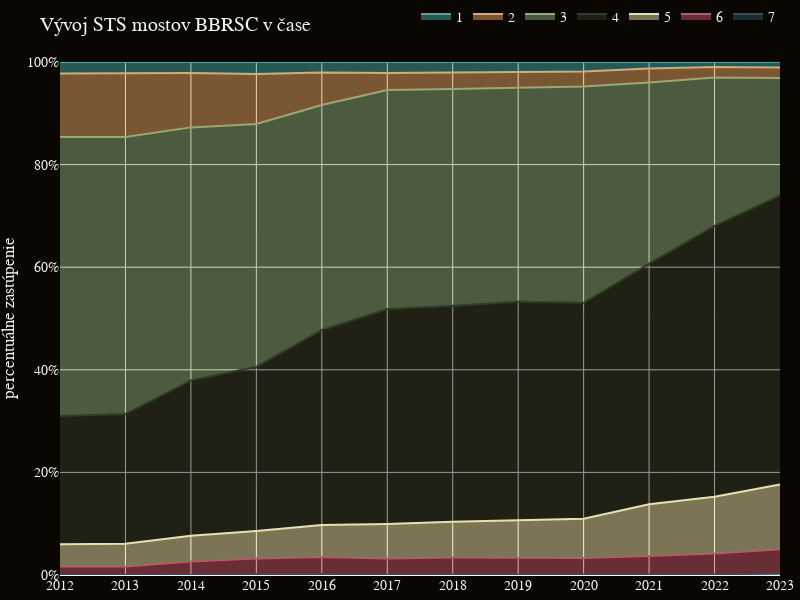

Write notebook code for a chart like this one.
### Code cell
import plotly.graph_objects as go

# Define the color palette
color_palette = ['#46a7a2', '#e7a564',
                 '#8bae7c', '#353a29', '#eae1a9',
                 '#c25469', '#2d505d'
                 ]

# Transpose the DataFrame for plotting: years as columns, conditions as rows
data_for_plotting = relative_condition_counts.set_index(
    'Condition').T.reset_index()
data_for_plotting.rename(columns={'index': 'Year'}, inplace=True)

# Update year labels
years = ['{}'.format(year) for year in range(2012, 2024)]
data_for_plotting['Year'] = years

# Create a figure
fig = go.Figure()

# Add a trace for each condition in reverse order
for i, condition in reversed(list(enumerate(relative_condition_counts['Condition'].unique()))):
    fig.add_trace(go.Scatter(
        x=data_for_plotting['Year'],
        y=data_for_plotting[condition],
        mode='lines',
        stackgroup='one',  # This option stacks the areas
        name=str(condition),  # Label for the legend
        # Apply color from the palette
        line=dict(color=color_palette[i % len(color_palette)])
    ))
fig_width = 800
# Update the layout
fig.update_layout(
    title='Vývoj STS mostov BBRSC v čase',
    # xaxis_title='rok',
    yaxis_title='percentuálne zastúpenie',
    yaxis=dict(ticksuffix="%", range=[0, 100]
               ),  # Set y-axis range from 0 to 100%
    # Set font family to Montserrat
    font=dict(family="Montserrat, sans-serif", size=14, color="#F2F5EA"),
    legend=dict(
        orientation="h",  # Horizontal legend orientation
        yanchor="top",  # Anchor legend to the top
        y=1.120,  # Position the legend slightly above the plot
        xanchor="right",  # Anchor legend to the right
        x=1  # Align legend to the right
    ),
    # Set x-axis tick values and labels
    xaxis=dict(
        tickvals=[str(year) for year in range(2012, 2024)],
        ticktext=['2012', '2013', '2014', '2015', '2016', '2017',
                  '2018', '2019', '2020', '2021', '2022', '2023']
    ),
    plot_bgcolor='#0c0803',  # Set dark background color for plot area
    paper_bgcolor='#0A0702',  # Set dark background color for paper area
    margin=dict(l=0, r=20, t=50, b=25),  # Adjust margins for tight layout
    width=fig_width,  # Set figure width
    height=(fig_width/8)*6  # Set figure height
)

# Show the figure
fig.show()

### Figure 1 — Plotly figure (JSON) as saved in the notebook; plotly's stock layout.template omitted (floating-point values rounded to 4 significant figures)
{"data": [{"line": {"color": "#2d505d"}, "mode": "lines", "name": "7", "stackgroup": "one", "type": "scatter", "x": ["2012", "2013", "2014", "2015", "2016", "2017", "2018", "2019", "2020", "2021", "2022", "2023"], "y": [0, 0, 0, 0.1951, 0.1946, 0, 0, 0, 0, 0, 0.09709, 0.291]}, {"line": {"color": "#c25469"}, "mode": "lines", "name": "6", "stackgroup": "one", "type": "scatter", "x": ["2012", "2013", "2014", "2015", "2016", "2017", "2018", "2019", "2020", "2021", "2022", "2023"], "y": [1.668, 1.668, 2.647, 3.024, 3.307, 3.21, 3.401, 3.401, 3.304, 3.689, 4.078, 4.753]}, {"line": {"color": "#eae1a9"}, "mode": "lines", "name": "5", "stackgroup": "one", "type": "scatter", "x": ["2012", "2013", "2014", "2015", "2016", "2017", "2018", "2019", "2020", "2021", "2022", "2023"], "y": [4.318, 4.416, 5, 5.366, 6.226, 6.712, 6.997, 7.289, 7.677, 10.1, 11.07, 12.61]}, {"line": {"color": "#353a29"}, "mode": "lines", "name": "4", "stackgroup": "one", "type": "scatter", "x": ["2012", "2013", "2014", "2015", "2016", "2017", "2018", "2019", "2020", "2021", "2022", "2023"], "y": [25.02, 25.32, 30.29, 32, 38.04, 41.93, 42.08, 42.57, 42.08, 46.89, 52.82, 56.35]}, {"line": {"color": "#8bae7c"}, "mode": "lines", "name": "3", "stackgroup": "one", "type": "scatter", "x": ["2012", "2013", "2014", "2015", "2016", "2017", "2018", "2019", "2020", "2021", "2022", "2023"], "y": [54.37, 53.97, 49.31, 47.32, 43.87, 42.7, 42.27, 41.79, 42.18, 35.34, 28.93, 22.89]}, {"line": {"color": "#e7a564"}, "mode": "lines", "name": "2", "stackgroup": "one", "type": "scatter", "x": ["2012", "2013", "2014", "2015", "2016", "2017", "2018", "2019", "2020", "2021", "2022", "2023"], "y": [12.37, 12.37, 10.59, 9.756, 6.323, 3.307, 3.207, 2.915, 2.915, 2.718, 2.039, 2.037]}, {"line": {"color": "#46a7a2"}, "mode": "lines", "name": "1", "stackgroup": "one", "type": "scatter", "x": ["2012", "2013", "2014", "2015", "2016", "2017", "2018", "2019", "2020", "2021", "2022", "2023"], "y": [2.257, 2.257, 2.157, 2.341, 2.043, 2.14, 2.041, 2.041, 1.846, 1.262, 0.9709, 1.067]}], "layout": {"font": {"color": "#F2F5EA", "family": "Montserrat, sans-serif", "size": 14}, "height": 600, "legend": {"orientation": "h", "x": 1, "xanchor": "right", "y": 1.12, "yanchor": "top"}, "margin": {"b": 25, "l": 0, "r": 20, "t": 50}, "paper_bgcolor": "#0A0702", "plot_bgcolor": "#0c0803", "title": {"text": "Vývoj STS mostov BBRSC v čase"}, "width": 800, "xaxis": {"ticktext": ["2012", "2013", "2014", "2015", "2016", "2017", "2018", "2019", "2020", "2021", "2022", "2023"], "tickvals": ["2012", "2013", "2014", "2015", "2016", "2017", "2018", "2019", "2020", "2021", "2022", "2023"]}, "yaxis": {"range": [0, 100], "ticksuffix": "%", "title": {"text": "percentuálne zastúpenie"}}}}
